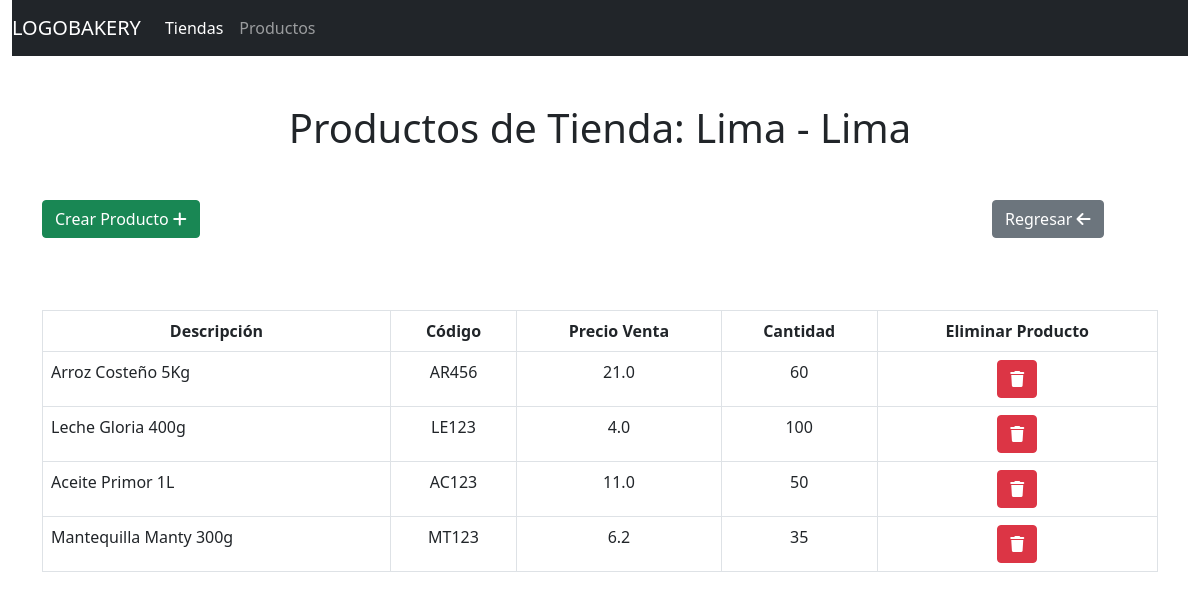
/gestionTienda/Detalle/1, run on the app's committed database.
### gestionTienda/models.py (models this page shows)
class Producto(models.Model):
    descripcion = models.CharField(max_length=50, blank=True, null=True)
    codigo = models.CharField(max_length=50, blank=True, null=True)
    precioVenta = models.FloatField(blank=True, null=True)
    cantidad = models.IntegerField(blank=True, null=True)
    tiendaRelacionada = models.ForeignKey(Tienda, on_delete=models.SET_NULL, blank=True, null=True)

### gestionTienda/views.py (the view)
# urls.py: path('Detalle/<idTienda>', views.detalle, name="detalle"),
def detalle(request, idTienda):
    tienda = Tienda.objects.get(id=idTienda)
    listaProductosTienda = Producto.objects.all().filter(tiendaRelacionada = tienda)
    return render(request, 'detalle.html',{
        'productosTienda': listaProductosTienda,
        'tienda': tienda.provincia + ' - ' + tienda.region,
        'idTienda':idTienda
    })

### gestionTienda/templates/detalle.html (shortened to what this page needs)
{% load static %}
<!DOCTYPE html>
<html>
    <head>
        <link rel="stylesheet" href="{% static 'estilos.css' %}">
        <link rel="stylesheet" href="https://cdnjs.cloudflare.com/ajax/libs/font-awesome/6.3.0/css/all.min.css" />
    </head>
    <body>
        <div class="container-fluid">
            <nav class="navbar navbar-expand-lg navbar-dark bg-dark">
                <a class="navbar-brand">LOGOBAKERY</a>
                <div >
                    <ul class="navbar-nav mr-auto">
                        <li class="nav-item">
                            <a class="nav-link active" href="{% url 'gestionTienda:tiendas' %}">Tiendas</a>
                        </li>
                        <li class="nav-item">
                            <a class="nav-link" href="{% url 'gestionTienda:productos' %}">Productos</a>
                        </li>
                    </ul>
                </div>
            </nav>
        </div>
        <div class="mt-5 text-center">
            <h1>Productos de Tienda: {{ tienda }}</h1>
        </div>
        <div class="container mt-5">
            <div class="row justify-content-between">
                <div class="col-2">
                    <button class="btn btn-success" data-bs-toggle="modal" data-bs-target="#nuevoProducto">Crear Producto <i class="fa-solid fa-plus"></i></button>
                </div>
                <div class="col-2">
                    <a class="btn btn-secondary" role="button" href="{% url 'gestionTienda:tiendas' %}">Regresar <i class="fa-solid fa-arrow-left"></i></a>
                </div>
            </div>
        </div>
        <br>
        <div class="mt-5 container">
            <div class="row justify-content-center">
                <div class="col-12">
                    <table class="table table-responsive table-bordered">
                        <thead class="thead-light">
                            <th class="text-center">Descripción</th>
                            <th class="text-center">Código</th>
                            <th class="text-center">Precio Venta</th>
                            <th class="text-center">Cantidad</th>
                            <th class="text-center">Eliminar Producto</th>
                        </thead>
                        <tbody>
                            {% for producto in productosTienda %}
                            <tr>
                                <td >{{ producto.descripcion }}</td>
                                <td class="text-center">{{ producto.codigo }}</td>
                                <td class="text-center">{{ producto.precioVenta }}</td>
                                <td class="text-center">{{ producto.cantidad }}</td>
                                <td class="text-center"><a class="btn btn-danger" href="{% url 'gestionTienda:eliminarProducto' producto.id %}"><i class="fa-solid fa-trash"></i></a></td>
                            </tr>
                            {% endfor %}
                        </tbody>
                    </table>
                </div>
            </div>
        </div>
    </body>
</html>

### data on the page
Producto: descripcion "Arroz Costeño 5Kg", codigo "AR456", precioVenta "21.0", cantidad "60"
Producto: descripcion "Leche Gloria 400g", codigo "LE123", precioVenta "4.0", cantidad "100"
Producto: descripcion "Aceite Primor 1L", codigo "AC123", precioVenta "11.0", cantidad "50"
Producto: descripcion "Mantequilla Manty 300g", codigo "MT123", precioVenta "6.2", cantidad "35"

### other printed values
{{ tienda }} "Lima - Lima"
